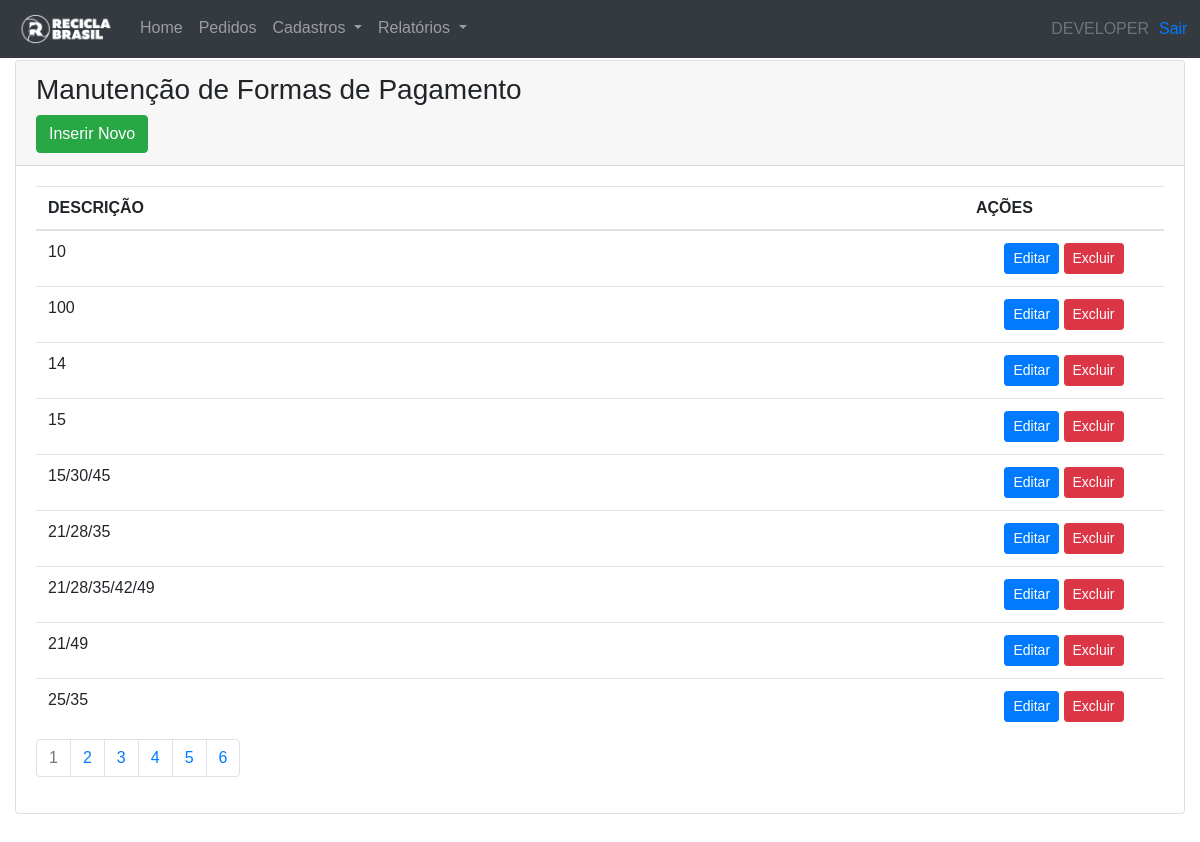
Screenshot of /pagamentos (signed in) with the database file from the repository.
### tables this page shows
CREATE TABLE `pagamentos` (
  `Id` int(11) NOT NULL AUTO_INCREMENT,
  `descricao` varchar(50) DEFAULT NULL,
  PRIMARY KEY (`Id`)
);

### core/Controller.php (called while the page is built, shortened)
<?php
class Controller{
    public function loadTemplate($viewName,$viewData = array()){
        require 'views/template.php';
    }
    public function loadViewInTemplate($viewName,$viewData = array()){
        extract($viewData);
        require "views/".$viewName.".php";
    }
}

### controllers/pagamentosController.php (called while the page is built, shortened)
<?php
class pagamentosController extends controller
{
    private $user;
    public function __construct()
    {
        $this->user = new Users();
    }
    public function index()
    {
        $dados = [];
        $dados['userName'] = $this->user->getName();
        $p = new Pagamentos();
        $limit = 9;
        $total = $p->getTotal();
        $dados['pagina'] = 1;
        $offset = ($dados['pagina'] * $limit) - $limit;
        $ordem = "descricao";
        $dados['ordem'] = $ordem;
        $dados['paginas'] = ceil($total / $limit);
        $dados['pagamentosList'] = $p->getList($limit, $offset, $ordem);
        $this->loadTemplate('pagamentosView', $dados);
    }
}

### core/Core.php (called while the page is built, shortened)
<?php
    class Core{
        public function run(){
            $url = '/';
            if(!empty($_GET['url'])) {
                $url .= $_GET['url'];
            }
            $params = array();
            if(!empty($url) && $url != "/"){
                $url = explode("/",$url);
                array_shift($url);
                array_shift($url);
                if(isset($url) && !empty($url[0])){
                    $currentAction = $url[0];
                    array_shift($url);
                }else{
                    $currentAction = "index";
                }
            }else{
                $currentController = "homeController";
                $currentAction = "index";
            }
            $c = new $currentController();
            call_user_func_array(array($c,$currentAction),$params);
        }
    }

### index.php (called while the page is built, shortened)
<?php
$core = new Core();
$core->run();

### core/Model.php (called while the page is built, shortened)
<?php
    class Model{
        public function __construct() {
            global $db;
            $this->db = $db;
        }
    }

### models/Pagamentos.php (called while the page is built, shortened)
<?php
class Pagamentos extends Model
{
    public function getList($limit, $offset, $ordem)
    {
        $array = [];
        $ordens = ["descricao"];
        if (in_array($ordem, $ordens)) {
            $sql = $this->db->prepare("SELECT * FROM pagamentos ORDER BY $ordem LIMIT :o, :l ");
        } else {
            $sql = $this->db->prepare("SELECT * FROM pagamentos ORDER BY descricao LIMIT :o, :l ");
        }
        $sql->bindValue(":l", $limit, PDO::PARAM_INT);
        $sql->bindValue(":o", $offset, PDO::PARAM_INT);
        $sql->execute();
        if ($sql->rowCount() > 0) {
            $array = $sql->fetchAll();
        }
        return $array;
    }
}

### models/Users.php (called while the page is built, shortened)
<?php
class Users extends Model
{
    private $id;
    public function verifyLogin()
    {
        if (!empty($_SESSION['lgRecicla'])) {
            $this->id = $_SESSION['lgRecicla'];
            return true;
        } else {
            return false;
        }
    }
    public function getId()
    {
        return $this->id;
    }
    public function getName()
    {
        $name = "";
        $sql = $this->db->prepare("SELECT nome FROM funcionarios WHERE Id = ?");
        $sql->execute([$this->getId()]);
        if($sql->rowCount() > 0){
            $sql = $sql->fetch();
            $name = $sql['nome'];
        }
        return $name;
    }
}

### views/pagamentosView.php (the view)
<div class="telaPrincipal">
    <div class="row">
        <div class="col-12">
            <div class="card">
                <div class="card-header">
                    <h3>Manutenção de Formas de Pagamento</h3>
                    <div>
                        <div class="float-left">
                            <a href="<?php echo BASE_URL . "pagamentos/add"; ?>" class="btn btn-success">Inserir Novo</a>
                        </div>
                    </div>
                </div>
                <div class="card-body">
                    <div class="tableRolavel">
                        <table class="table table-hover">
                            <thead>
                                <tr>
                                    <th>DESCRIÇÃO</th>
                                    <th width="200px">AÇÕES</th>
                                </tr>
                            </thead>
                            <tbody>
                                <?php foreach ($pagamentosList as $pag) {?>
                                    <tr>
                                        <td><?php echo $pag['descricao']; ?></td>
                                        <td style="text-align:center;">
                                            <a href="<?php echo BASE_URL . "pagamentos/edit/" . $pag['Id'] ?>" class="btn btn-primary btn-sm">Editar</a>
                                            <a href="<?php echo BASE_URL . "pagamentos/del/" . $pag['Id'] ?>" class="btn btn-danger btn-sm" onclick="return confirm('Deseja realmente excluir?');">Excluir</a>
                                        </td>
                                    </tr>
                                <?php }?>
                            </tbody>
                        </table>
                    </div>
                    <div class="paginationRolavel">
                        <ul class="pagination">
                            <?php for ($i = 1; $i <= $paginas; $i++) {?>
                                <li class="page-item <?php echo ($i == $pagina) ? " disabled" : ""; ?>"><a class="page-link" href="<?php echo BASE_URL . "pagamentos/?p=" . $i . "&ordem=" . $ordem; ?>"><?php echo $i; ?></a></li>
                            <?php }?>
                        </ul>
                    </div>
                </div>
            </div>
        </div>
    </div>
</div>

### assets/css/estilos.css (style rules this page uses)
body { margin: 0; padding: 0; font-family: Arial; }
.telaPrincipal { margin-top: 60px; }
.tableRolavel { height: 65vh; overflow-y: auto; }
.paginationRolavel { padding-top: 5px; width: 100%; overflow-x: auto; }

### rows the page displays
pagamentos: descricao "10"
pagamentos: descricao "100"
pagamentos: descricao "14"
pagamentos: descricao "15"
pagamentos: descricao "15/30/45"
pagamentos: descricao "21/28/35"
pagamentos: descricao "21/28/35/42/49"
pagamentos: descricao "21/49"
pagamentos: descricao "25/35"

### other values shown
$viewData['userName'] "DEVELOPER"
